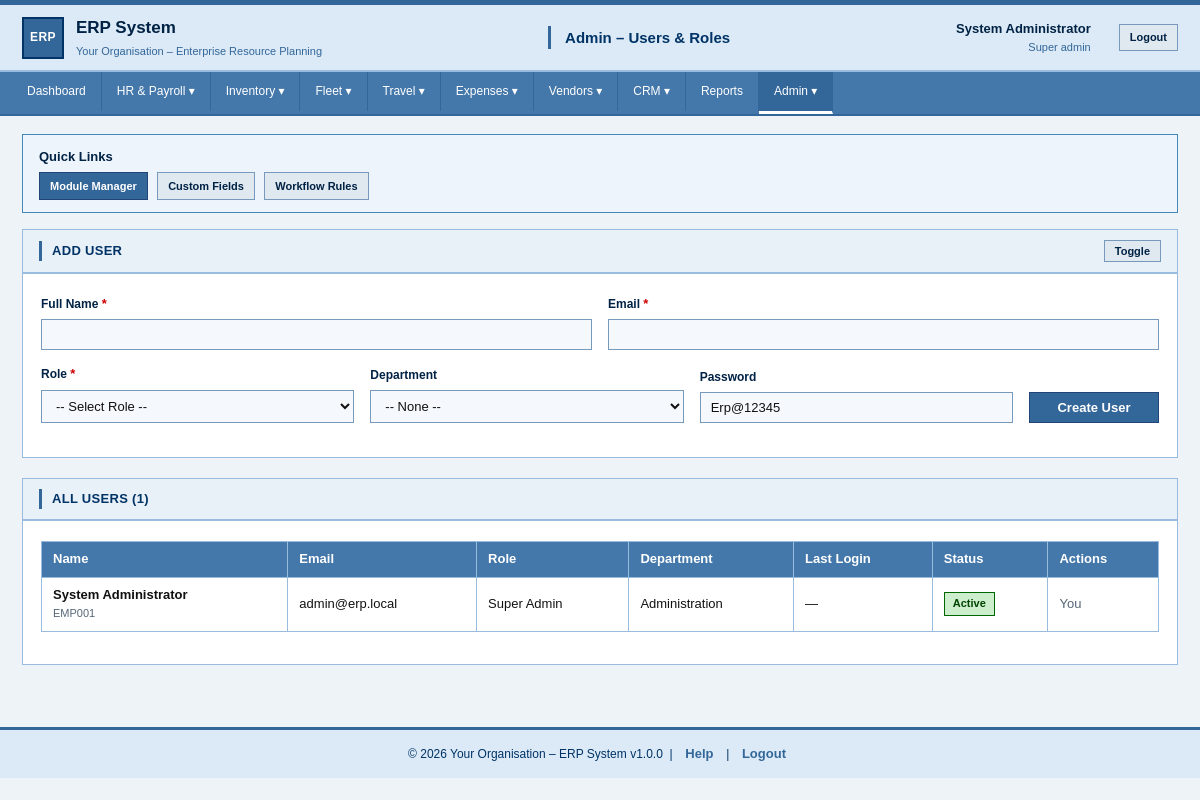
The page /modules/admin/users.php (signed in) on the database its author committed.
### tables this page shows
CREATE TABLE IF NOT EXISTS users (
    id INT UNSIGNED AUTO_INCREMENT PRIMARY KEY,
    emp_code VARCHAR(20) UNIQUE,
    name VARCHAR(120) NOT NULL,
    email VARCHAR(150) NOT NULL UNIQUE,
    password_hash VARCHAR(255) NOT NULL,
    role_id INT UNSIGNED NOT NULL,
    department_id INT UNSIGNED NULL,
    phone VARCHAR(20) NULL,
    status ENUM(
        'active',
        'inactive',
        'suspended'
    ) DEFAULT 'active',
    last_login DATETIME NULL,
    created_at TIMESTAMP DEFAULT CURRENT_TIMESTAMP,
    FOREIGN KEY (role_id) REFERENCES roles (id),
    FOREIGN KEY (department_id) REFERENCES departments (id)
);

CREATE TABLE IF NOT EXISTS roles (
    id INT UNSIGNED AUTO_INCREMENT PRIMARY KEY,
    name VARCHAR(50) NOT NULL UNIQUE,  
    label VARCHAR(80) NOT NULL,
    permissions JSON NULL  
);

CREATE TABLE IF NOT EXISTS departments (
    id INT UNSIGNED AUTO_INCREMENT PRIMARY KEY,
    name VARCHAR(100) NOT NULL,
    code VARCHAR(20) NOT NULL UNIQUE,
    head_id INT UNSIGNED NULL,
    created_at TIMESTAMP DEFAULT CURRENT_TIMESTAMP
);

### includes/functions.php (called while the page is built, shortened)
<?php
function in_roles(array $roles): bool {
    return in_array($_SESSION['role'] ?? '', $roles, true);
}
function current_user_id(): int {
    return (int)($_SESSION['user_id'] ?? 0);
}
function current_user_name(): string {
    return $_SESSION['user_name'] ?? 'Guest';
}
function current_role(): string {
    return $_SESSION['role'] ?? '';
}
function h(string $str): string {
    return htmlspecialchars($str, ENT_QUOTES | ENT_SUBSTITUTE, 'UTF-8');
}
function fmt_datetime(string $dt): string {
    return $dt ? date('d/m/Y H:i', strtotime($dt)) : '—';
}

### modules/admin/users.php (the view, shortened to what this page needs)
<?php
require_once ERP_ROOT . '/includes/functions.php';
$page_title    = 'Admin – Users & Roles';
$active_module = 'admin';
$pdo           = db();
$users       = $pdo->query(
    'SELECT u.*,r.name AS role_name,r.label AS role_label,d.name AS dept_name
     FROM users u
     JOIN roles r ON r.id=u.role_id
     LEFT JOIN departments d ON d.id=u.department_id
     ORDER BY u.status,u.name'
)->fetchAll();
include ERP_ROOT . '/includes/header.php';
include ERP_ROOT . '/includes/nav.php';
?>
<main>
<div class="notice-row">
    <div class="notice-card info">
        <div class="nc-title">Quick Links</div>
        <div class="nc-msg">
            <a href="module_manager.php" class="btn btn-sm btn-primary">Module Manager</a>
            <a href="custom_fields.php" class="btn btn-sm btn-default" style="margin-left:6px;">Custom Fields</a>
            <a href="workflow_rules.php" class="btn btn-sm btn-default" style="margin-left:6px;">Workflow Rules</a>
        </div>
    </div>
</div>
<div class="card">
    <div class="card-header"><h2>Add User</h2>
        <button class="btn btn-sm btn-default" onclick="toggleSection('user-form')">Toggle</button>
    </div>
    <div class="card-body" id="user-form">
        <form method="post"><input type="hidden" name="action" value="add_user">
            <div class="row">
                <div class="col col-2"><label>Full Name <span class="required">*</span></label><input type="text" name="name" required></div>
                <div class="col col-2"><label>Email <span class="required">*</span></label><input type="email" name="email" required></div>
            </div>
            <div class="row">
                <div class="col"><label>Role <span class="required">*</span></label>
                    <select name="role_id" required>
                        <option value="">-- Select Role --</option>
                    </select>
                </div>
                <div class="col"><label>Department</label>
                    <select name="department_id">
                        <option value="">-- None --</option>
                    </select>
                </div>
                <div class="col"><label>Password</label><input type="text" name="password" value="Erp@12345"></div>
                <div class="col auto" style="align-self:flex-end;"><input type="submit" class="btn btn-primary" value="Create User"></div>
            </div>
        </form>
    </div>
</div>
<div class="card">
    <div class="card-header"><h2>All Users (<?= count($users) ?>)</h2></div>
    <div class="card-body">
        <table>
            <thead><tr><th>Name</th><th>Email</th><th>Role</th><th>Department</th><th>Last Login</th><th>Status</th><th>Actions</th></tr></thead>
            <tbody>
            <?php foreach ($users as $u): ?>
            <tr>
                <td><strong><?= h($u['name']) ?></strong><?= $u['emp_code'] ? '<br><small>'.h($u['emp_code']).'</small>' : '' ?></td>
                <td><?= h($u['email']) ?></td>
                <td><?= h($u['role_label']) ?></td>
                <td><?= h($u['dept_name'] ?? '—') ?></td>
                <td><?= fmt_datetime($u['last_login'] ?? '') ?: '—' ?></td>
                <td><?php $s=$u['status']; $cls=match($s){'active'=>'badge-success','suspended'=>'badge-danger',default=>'badge-secondary'};
                    echo "<span class='badge $cls'>".ucfirst($s)."</span>"; ?></td>
                <td>
                    <?php if ((int)$u['id'] !== current_user_id()): ?>
                    <form method="post" style="display:inline;">
                        <input type="hidden" name="action" value="toggle_status">
                        <input type="hidden" name="user_id" value="<?= $u['id'] ?>">
                        <?php if ($u['status']==='active'): ?>
                            <input type="hidden" name="status" value="suspended">
                            <button class="btn btn-sm btn-danger">Suspend</button>
                        <?php else: ?>
                            <input type="hidden" name="status" value="active">
                            <button class="btn btn-sm btn-success">Activate</button>
                        <?php endif; ?>
                    </form>
                    <?php else: ?>
                        <span class="text-muted">You</span>
                    <?php endif; ?>
                </td>
            </tr>
            <?php endforeach; ?>
            </tbody>
        </table>
    </div>
</div>
</main>
<?php include ERP_ROOT . '/includes/footer.php'; ?>

### includes/header.php (shortened to what this page needs)
<?php
$page_title = $page_title ?? APP_NAME;
$css_path   = BASE_URL . '/assets/css/style.css';
?>
<!DOCTYPE html>
<html lang="en">
<head>
    <link rel="stylesheet" href="<?= $css_path ?>">
</head>
<body>
<header>
    <div class="header-left">
        <div class="logo-box">ERP</div>
        <div>
            <div class="brand-name"><?= APP_NAME ?></div>
            <div class="brand-sub"><?= ORG_NAME ?> – <?= APP_TAGLINE ?></div>
        </div>
    </div>
    <div class="header-center">
        <h1><?= h($page_title) ?></h1>
    </div>
    <div class="header-right">
        <div>
            <span class="user-name"><?= h(current_user_name()) ?></span>
            <span class="user-role"><?= h(str_replace('_', ' ', ucwords(current_role()))) ?></span>
        </div>
        <div style="margin-left:14px;">
            <a href="<?= BASE_URL ?>/auth/logout.php" class="btn btn-default btn-sm">Logout</a>
        </div>
    </div>
</header>

### includes/nav.php (shortened to what this page needs)
<?php
$active_module = $active_module ?? '';
function nav_active(string $module, string $check): string {
    return $module === $check ? ' class="active"' : '';
}
?>
<nav>
<ul>
    <li<?= nav_active($active_module, 'dashboard') ?>>
        <a href="<?= BASE_URL ?>/dashboard/index.php">Dashboard</a>
    </li>
    <?php if (in_roles(['super_admin','hr_manager'])): ?>
    <li<?= nav_active($active_module, 'hr') ?>>
        <a href="<?= BASE_URL ?>/modules/hr/employees.php">HR &amp; Payroll &#9662;</a>
    </li>
    <?php endif; ?>
    <?php if (in_roles(['super_admin','logistics_manager'])): ?>
    <li<?= nav_active($active_module, 'inventory') ?>>
        <a href="<?= BASE_URL ?>/modules/inventory/stock.php">Inventory &#9662;</a>
    </li>
    <li<?= nav_active($active_module, 'fleet') ?>>
        <a href="<?= BASE_URL ?>/modules/fleet/vehicles.php">Fleet &#9662;</a>
    </li>
    <?php endif; ?>
    <?php if (in_roles(['super_admin','travel_coordinator','employee'])): ?>
    <li<?= nav_active($active_module, 'travel') ?>>
        <a href="<?= BASE_URL ?>/modules/travel/bookings.php">Travel &#9662;</a>
    </li>
    <?php endif; ?>
    <?php if (in_roles(['super_admin','accounts','employee'])): ?>
    <li<?= nav_active($active_module, 'expenses') ?>>
        <a href="<?= BASE_URL ?>/modules/expense/expenses.php">Expenses &#9662;</a>
    </li>
    <?php endif; ?>
    <?php if (in_roles(['super_admin','logistics_manager','accounts'])): ?>
    <li<?= nav_active($active_module, 'vendor') ?>>
        <a href="<?= BASE_URL ?>/modules/vendor/vendors.php">Vendors &#9662;</a>
    </li>
    <?php endif; ?>
    <?php if (in_roles(['super_admin','accounts','travel_coordinator'])): ?>
    <li<?= nav_active($active_module, 'crm') ?>>
        <a href="<?= BASE_URL ?>/modules/crm/customers.php">CRM &#9662;</a>
    </li>
    <?php endif; ?>
    <?php if (in_roles(['super_admin','accounts','hr_manager','logistics_manager'])): ?>
    <li<?= nav_active($active_module, 'reports') ?>>
        <a href="<?= BASE_URL ?>/modules/reports/index.php">Reports</a>
    </li>
    <?php endif; ?>
    <?php if (in_roles(['super_admin'])): ?>
    <li<?= nav_active($active_module, 'admin') ?>>
        <a href="<?= BASE_URL ?>/modules/admin/users.php">Admin &#9662;</a>
    </li>
    <?php endif; ?>
</ul>
</nav>

### includes/footer.php (shortened to what this page needs)
<footer>
    &copy; <?= date('Y') ?> <?= h(ORG_NAME) ?> – <?= APP_NAME ?> v<?= APP_VERSION ?>
    &nbsp;|&nbsp; <a href="<?= BASE_URL ?>/help.php">Help</a>
    &nbsp;|&nbsp; <a href="<?= BASE_URL ?>/auth/logout.php">Logout</a>
</footer>
</body>
</html>

### rows shown on the page
users: name "System Administrator", emp_code "EMP001", email "admin@erp.local", role.label "Super Admin", department.name "Administration", last_login "—", status "Active", shows "You"

### other values the page prints
APP_NAME "ERP System"
ORG_NAME "Your Organisation"
APP_TAGLINE "Enterprise Resource Planning"
$page_title "Admin – Users & Roles"
current_user_name() "System Administrator"
str_replace('_', ' ', ucwords(current_role())) "Super admin"
count($users) "1"
APP_VERSION "1.0.0"
